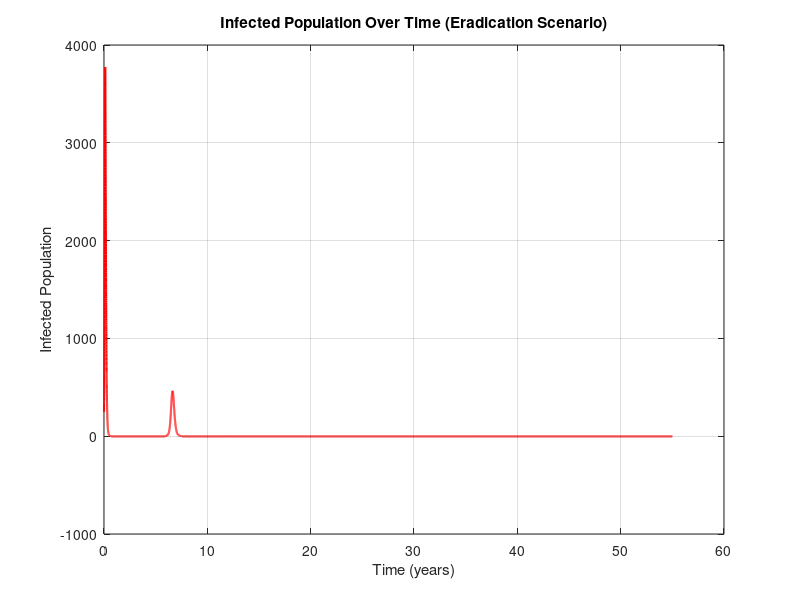
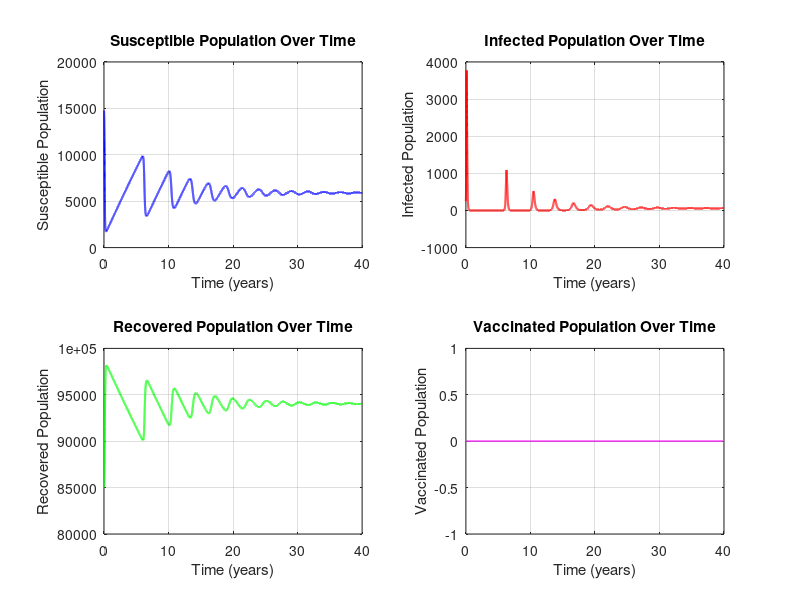
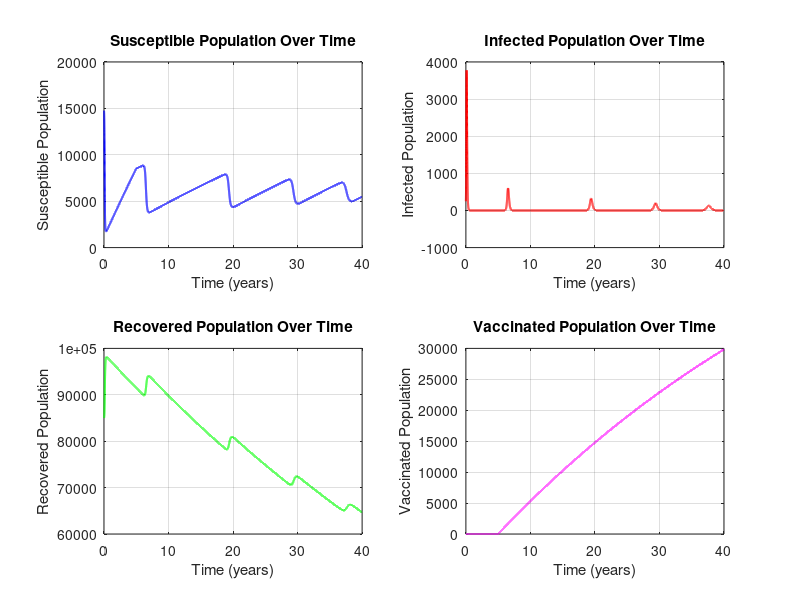

Write MATLAB code to recreate these figures, in order.
%% 4.1
% Parameters
beta = 0.00424;
mu = 0.0155;
gamma = 25;
N = 100000;
epsilon = 0;
p = 0;

% Initial conditions
R0 = 0.85 * N;
I0 = 250;
S0 = N - R0 - I0;
V0 = 0;

tspan = 0:0.001:40;

% Define the system of ODEs
sirv_odes = @(t, y) [
    (1 - epsilon * p) * mu * N - beta * y(1) * y(2) - mu * y(1);    % dS/dt, S(t) = y(1)
    beta * y(1) * y(2) - gamma * y(2) - mu * y(2);                  % dI/dt, I(t) = y(2)
    gamma * y(2) - mu * y(3);                                       % dR/dt, R(t) = y(3)
    epsilon * p * mu * N - mu * y(4)                                % dV/dt, V(t) = y(4)
];

initial_conditions = [S0; I0; R0; V0];

% Solve the system using ode45
[t, y] = ode45(sirv_odes, tspan, initial_conditions);

% Extract solutions
S = y(:, 1);
I = y(:, 2);
R = y(:, 3);
V = y(:, 4);

% Plot S(t) - Susceptible Population
figure;
subplot(2, 2, 1);
plot(t, S, 'b', 'LineWidth', 1.5);
xlabel('Time (years)');
ylabel('Susceptible Population');
title('Susceptible Population Over Time');
grid on;

% Plot I(t) - Infected Population
subplot(2, 2, 2);
plot(t, I, 'r', 'LineWidth', 1.5);
xlabel('Time (years)');
ylabel('Infected Population');
title('Infected Population Over Time');
grid on;

% Plot R(t) - Recovered Population
subplot(2, 2, 3);
plot(t, R, 'g', 'LineWidth', 1.5);
xlabel('Time (years)');
ylabel('Recovered Population');
title('Recovered Population Over Time');
grid on;

% Plot V(t) - Vaccinated Population
subplot(2, 2, 4);
plot(t, V, 'm', 'LineWidth', 1.5);
xlabel('Time (years)');
ylabel('Vaccinated Population');
title('Vaccinated Population Over Time');
grid on;
% saveas(gcf, 'Figures/figure41.png'); Doesn't look good, need to resize
% myself

%% 4.2
% Parameters
beta = 0.00424;
gamma = 25;
mu = 0.0155;
N = 100000;
epsilon = 0.95;
p = 0.75;

% Initial conditions (same as 4.1)
R0 = 0.85 * N;
I0 = 250;
S0 = N - R0 - I0;
V0 = 0;

% Time span
tspan = 0:0.001:40;

% Define the ODE system with vaccine rollout
sirv_vaccine_odes = @(t, y) [
    (1 - (t >= 5) * epsilon * p) * mu * N - beta * y(1) * y(2) - mu * y(1);     % dS/dt, S(t) = y(1)
    beta * y(1) * y(2) - gamma * y(2) - mu * y(2);                              % dI/dt, I(t) = y(2)
    gamma * y(2) - mu * y(3);                                                   % dR/dt, R(t) = y(3)
    (t >= 5) * epsilon * p * mu * N - mu * y(4)                                 % dV/dt, V(t) = y(4)
];

% Define the ODE system with vaccine rollout
% sirv_vaccine_odes = @(t, y) [
%     (1 - (t >= 5) * epsilon * p) * mu * N - beta * y(1) * y(2) - mu * y(1);     % dS/dt, S(t) = y(1)
%     beta * y(1) * y(2) - gamma * y(2) - mu * y(2);                              % dI/dt, I(t) = y(2)
%     gamma * y(2) - mu * y(3);                                                   % dR/dt, R(t) = y(3)
%     (t >= 5) * epsilon * p * mu * N - mu * y(4)                                 % dV/dt, V(t) = y(4)
% ];

% Initial state vector
initial_conditions = [S0; I0; R0; V0];

% Solve the system using ode45
[t, y] = ode45(sirv_vaccine_odes, tspan, initial_conditions);

% Extract solutions
S = y(:, 1);
I = y(:, 2);
R = y(:, 3);
V = y(:, 4);

% Plot S(t) - Susceptible Population
figure;
subplot(2, 2, 1);
plot(t, S, 'b', 'LineWidth', 1.5);
xlabel('Time (years)');
ylabel('Susceptible Population');
title('Susceptible Population Over Time');
grid on;

% Plot I(t) - Infected Population
subplot(2, 2, 2);
plot(t, I, 'r', 'LineWidth', 1.5);
xlabel('Time (years)');
ylabel('Infected Population');
title('Infected Population Over Time');
grid on;

% Plot R(t) - Recovered Population
subplot(2, 2, 3);
plot(t, R, 'g', 'LineWidth', 1.5);
xlabel('Time (years)');
ylabel('Recovered Population');
title('Recovered Population Over Time');
grid on;

% Plot V(t) - Vaccinated Population
subplot(2, 2, 4);
plot(t, V, 'm', 'LineWidth', 1.5);
xlabel('Time (years)');
ylabel('Vaccinated Population');
title('Vaccinated Population Over Time');
grid on;
% saveas(gcf, 'Figures/figure42.png'); Doesn't look good, need to resize
% myself

%% 4.3
% Parameters
beta = 0.00424;
gamma = 25;
mu = 0.0155;
epsilon = 0.95;
N = 100000;

% Compute R0
R0 = (N * beta) / (mu + gamma);

% Compute critical vaccination rate
pc = (1 - 1/R0) / epsilon;
fprintf('Critical vaccination rate p_c: %.4f\n', pc);

% Initial conditions
I0 = 250;
R0 = 0.85 * N;
V0 = pc * N;  % Vaccinated population
S0 = N - I0 - R0;  % Susceptible healthy people (Population without infected and recovered)

% Time span
tspan = 0:0.001:55;

% Define the ODE system with critical vaccination rate
sirv_critical_odes = @(t, y) [
    (1 - (t >= 5) * epsilon * pc) * mu * N - beta * y(1) * y(2) - mu * y(1);     % dS/dt, S(t) = y(1)
    beta * y(1) * y(2) - gamma * y(2) - mu * y(2);                              % dI/dt, I(t) = y(2)
    gamma * y(2) - mu * y(3);                                                   % dR/dt, R(t) = y(3)
    (t >= 5) * epsilon * pc * mu * N - mu * y(4)                                 % dV/dt, V(t) = y(4)
];


initial_conditions = [S0; I0; R0; V0];

% Solve the system using ode45
[t, y] = ode45(sirv_critical_odes, tspan, initial_conditions);

% Extract solutions
I = y(:, 2);

% Plot I(t) - Infected Population for eradication simulation
figure;
plot(t, I, 'r', 'LineWidth', 1.5);
xlabel('Time (years)');
ylabel('Infected Population');
title('Infected Population Over Time (Eradication Scenario)');
grid on;
saveas(gcf, 'Figures/figure43.png');